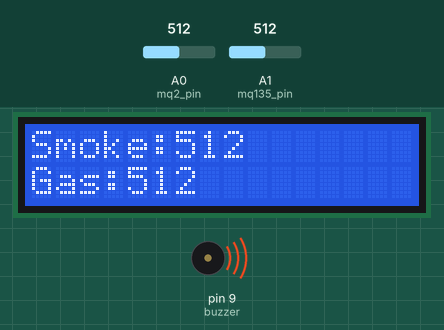
Recording of a sketch running on a simulated Arduino Uno, built with avr-gcc and run on an emulated ATmega328P. On the bench: 16×2 character LCD, buzzer (waves = sounding, pin HIGH). The inputs (shaded band) are chosen by the test bench; at power-on: A0 (mq2_pin) = 512, A1 (mq135_pin) = 512. What the sketch prints to the serial monitor is not drawn.

Above: at 3.2 s.
3.3 s: A0 (mq2_pin) set to 440
At 4.6 s:
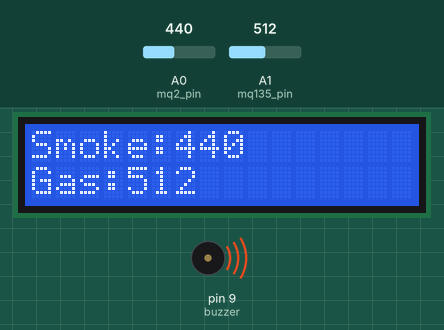
5.1 s: A1 (mq135_pin) set to 410
At 5.9 s:
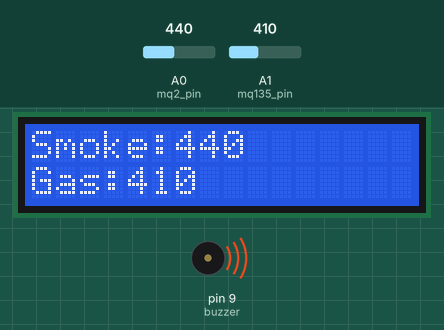
6.7 s: A1 (mq135_pin) set to 390
At 7.2 s:
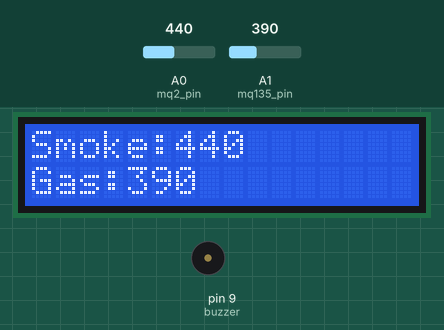
8.3 s: A0 (mq2_pin) set to 467
At 9.5 s:
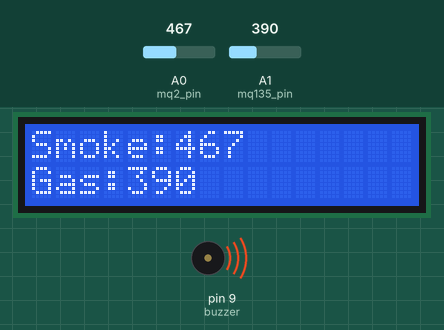
9.8 s: A0 (mq2_pin) set to 511
At 10.9 s:
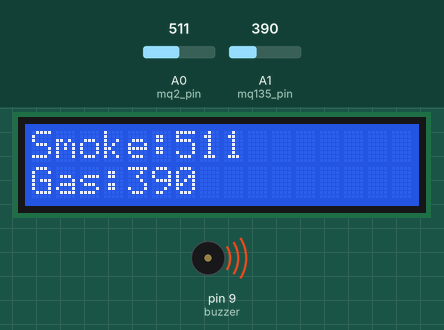
11.4 s: A1 (mq135_pin) set to 460
At 12.2 s:
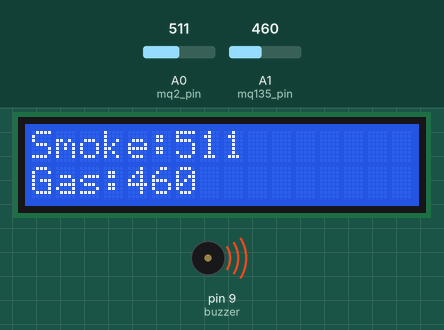
Timing chart, 0 to 14.0 s (numbered marks = the images above; inputs shaded):
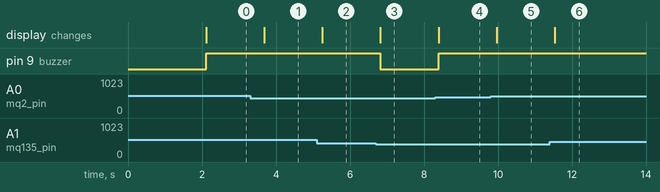

Measured:
- the behaviour switches between 401 and 400 on A1 (mq135_pin) (found by bisection; images 2 and 3)
- the behaviour switches between 450 and 451 on A0 (mq2_pin) (found by bisection; images 3 and 4)
- after the input at 3.3 s, the display: changes after 0.39 s (image 1)
- after the input at 5.1 s, the display: changes after 0.16 s (image 2)
- after the input at 6.7 s, pin 9 (buzzer): HIGH → LOW after 0.12 s; the display: changes after 0.12 s (image 3)
- after the input at 8.3 s, pin 9 (buzzer): LOW → HIGH after 0.09 s; the display: changes after 0.09 s (image 4)
- after the input at 9.8 s, the display: changes after 0.16 s (image 5)
- after the input at 11.4 s, the display: changes after 0.13 s (image 6)

The sketch:

Gas_Smoke_Detector.ino
```cpp
#include <LiquidCrystal_I2C.h>

#define mq2_pin A0       // MQ2 Smoke Sensor
#define mq135_pin A1     // MQ135 Gas Sensor
#define buzzer 9         // Buzzer Pin

LiquidCrystal_I2C lcd(0x27, 16, 2); // I2C address, columns, rows

void setup() {
  Serial.begin(9600);
  pinMode(buzzer, OUTPUT);

  lcd.init();
  lcd.backlight();

  lcd.setCursor(0, 0);
  lcd.print(" Smoke & Gas ");
  lcd.setCursor(0, 1);
  lcd.print(" Detection Sys ");
  delay(2000);
  lcd.clear();
}

void loop() {
  int mq2_val = analogRead(mq2_pin);     // Smoke sensor reading
  int mq135_val = analogRead(mq135_pin); // Gas sensor reading

  Serial.print("MQ2 (Smoke): ");
  Serial.print(mq2_val);
  Serial.print(" | MQ135 (Gas): ");
  Serial.println(mq135_val);

  lcd.setCursor(0, 0);
  lcd.print("Smoke:");
  lcd.print(mq2_val);
  lcd.print("   "); // Clear leftover chars

  lcd.setCursor(0, 1);
  lcd.print("Gas:");
  lcd.print(mq135_val);
  lcd.print("   ");

  // Danger level detection
  if (mq2_val > 450 || mq135_val > 400) {
    digitalWrite(buzzer, HIGH);
  } else {
    digitalWrite(buzzer, LOW);
  }

  delay(500);
}
```
